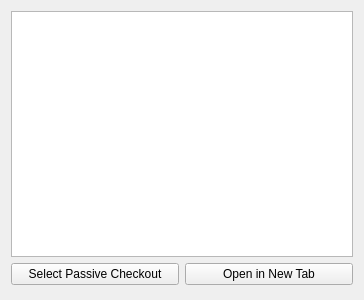
<?xml version="1.0" encoding="UTF-8"?>
<ui version="4.0">
 <class>Form</class>
 <widget class="QWidget" name="Form">
  <property name="geometry">
   <rect>
    <x>0</x>
    <y>0</y>
    <width>364</width>
    <height>300</height>
   </rect>
  </property>
  <property name="windowTitle">
   <string>Form</string>
  </property>
  <layout class="QVBoxLayout" name="verticalLayout">
   <item>
    <widget class="QTreeView" name="tree_view"/>
   </item>
   <item>
    <layout class="QHBoxLayout" name="horizontalLayout">
     <property name="bottomMargin">
      <number>4</number>
     </property>
     <item>
      <widget class="QPushButton" name="select_button">
       <property name="text">
        <string>Select Passive Checkout</string>
       </property>
      </widget>
     </item>
     <item>
      <widget class="QPushButton" name="open_button">
       <property name="text">
        <string>Open in New Tab</string>
       </property>
      </widget>
     </item>
    </layout>
   </item>
  </layout>
 </widget>
 <resources/>
 <connections/>
</ui>
